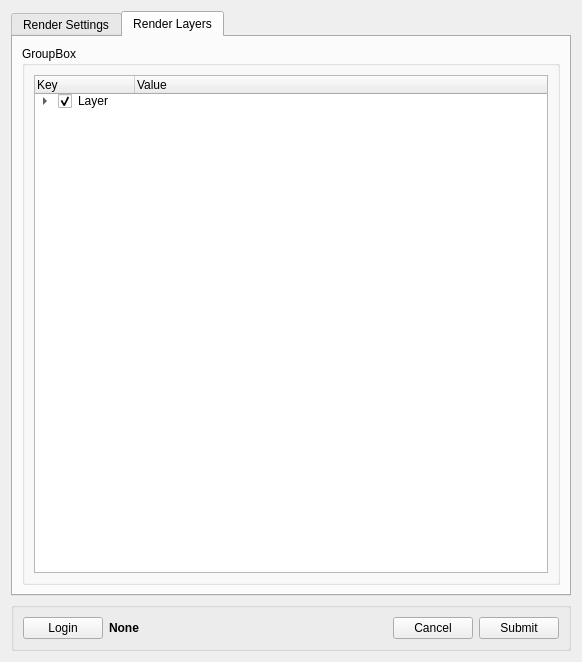
<?xml version="1.0" encoding="UTF-8"?>
<ui version="4.0">
 <class>Form</class>
 <widget class="QWidget" name="Form">
  <property name="geometry">
   <rect>
    <x>0</x>
    <y>0</y>
    <width>582</width>
    <height>615</height>
   </rect>
  </property>
  <property name="windowTitle">
   <string>Form</string>
  </property>
  <layout class="QVBoxLayout" name="verticalLayout">
   <item>
    <widget class="QTabWidget" name="tabWidget">
     <property name="currentIndex">
      <number>1</number>
     </property>
     <widget class="QWidget" name="render_settings">
      <attribute name="title">
       <string>Render Settings</string>
      </attribute>
      <layout class="QVBoxLayout" name="verticalLayout_2">
       <item>
        <widget class="QGroupBox" name="groupBox">
         <property name="title">
          <string/>
         </property>
         <layout class="QVBoxLayout" name="verticalLayout_7">
          <item>
           <layout class="QVBoxLayout" name="verticalLayout_3">
            <item>
             <widget class="QGroupBox" name="job_properties">
              <property name="sizePolicy">
               <sizepolicy hsizetype="Expanding" vsizetype="Fixed">
                <horstretch>0</horstretch>
                <verstretch>0</verstretch>
               </sizepolicy>
              </property>
              <property name="minimumSize">
               <size>
                <width>0</width>
                <height>0</height>
               </size>
              </property>
              <property name="maximumSize">
               <size>
                <width>16777215</width>
                <height>16777215</height>
               </size>
              </property>
              <property name="font">
               <font>
                <family>Geneva</family>
                <weight>50</weight>
                <bold>false</bold>
               </font>
              </property>
              <property name="title">
               <string>Job Properties</string>
              </property>
              <layout class="QVBoxLayout" name="verticalLayout_4">
               <item>
                <layout class="QVBoxLayout" name="job_properties_vlayout">
                 <property name="spacing">
                  <number>2</number>
                 </property>
                 <property name="sizeConstraint">
                  <enum>QLayout::SetDefaultConstraint</enum>
                 </property>
                 <item>
                  <layout class="QHBoxLayout" name="name_hlayout">
                   <property name="spacing">
                    <number>4</number>
                   </property>
                   <item>
                    <widget class="QLabel" name="name">
                     <property name="sizePolicy">
                      <sizepolicy hsizetype="Fixed" vsizetype="Preferred">
                       <horstretch>0</horstretch>
                       <verstretch>0</verstretch>
                      </sizepolicy>
                     </property>
                     <property name="minimumSize">
                      <size>
                       <width>200</width>
                       <height>0</height>
                      </size>
                     </property>
                     <property name="maximumSize">
                      <size>
                       <width>200</width>
                       <height>16777215</height>
                      </size>
                     </property>
                     <property name="text">
                      <string>Name</string>
                     </property>
                     <property name="alignment">
                      <set>Qt::AlignLeading|Qt::AlignLeft|Qt::AlignVCenter</set>
                     </property>
                    </widget>
                   </item>
                   <item>
                    <widget class="QLineEdit" name="name_field">
                     <property name="sizePolicy">
                      <sizepolicy hsizetype="Expanding" vsizetype="Expanding">
                       <horstretch>0</horstretch>
                       <verstretch>0</verstretch>
                      </sizepolicy>
                     </property>
                    </widget>
                   </item>
                  </layout>
                 </item>
                 <item>
                  <layout class="QHBoxLayout" name="description_hlayout">
                   <property name="spacing">
                    <number>4</number>
                   </property>
                   <item>
                    <widget class="QLabel" name="description">
                     <property name="sizePolicy">
                      <sizepolicy hsizetype="Fixed" vsizetype="Preferred">
                       <horstretch>0</horstretch>
                       <verstretch>0</verstretch>
                      </sizepolicy>
                     </property>
                     <property name="minimumSize">
                      <size>
                       <width>200</width>
                       <height>0</height>
                      </size>
                     </property>
                     <property name="maximumSize">
                      <size>
                       <width>200</width>
                       <height>16777215</height>
                      </size>
                     </property>
                     <property name="text">
                      <string>Description</string>
                     </property>
                     <property name="textFormat">
                      <enum>Qt::PlainText</enum>
                     </property>
                     <property name="alignment">
                      <set>Qt::AlignLeading|Qt::AlignLeft|Qt::AlignVCenter</set>
                     </property>
                    </widget>
                   </item>
                   <item>
                    <widget class="QLineEdit" name="description_field">
                     <property name="sizePolicy">
                      <sizepolicy hsizetype="Expanding" vsizetype="Expanding">
                       <horstretch>0</horstretch>
                       <verstretch>0</verstretch>
                      </sizepolicy>
                     </property>
                    </widget>
                   </item>
                  </layout>
                 </item>
                 <item>
                  <layout class="QHBoxLayout" name="priority_hlayout">
                   <property name="spacing">
                    <number>4</number>
                   </property>
                   <item>
                    <widget class="QLabel" name="priority">
                     <property name="sizePolicy">
                      <sizepolicy hsizetype="Fixed" vsizetype="Preferred">
                       <horstretch>0</horstretch>
                       <verstretch>0</verstretch>
                      </sizepolicy>
                     </property>
                     <property name="minimumSize">
                      <size>
                       <width>200</width>
                       <height>0</height>
                      </size>
                     </property>
                     <property name="maximumSize">
                      <size>
                       <width>200</width>
                       <height>16777215</height>
                      </size>
                     </property>
                     <property name="text">
                      <string>Priority</string>
                     </property>
                     <property name="alignment">
                      <set>Qt::AlignLeading|Qt::AlignLeft|Qt::AlignVCenter</set>
                     </property>
                    </widget>
                   </item>
                   <item>
                    <widget class="QLineEdit" name="priority_field">
                     <property name="sizePolicy">
                      <sizepolicy hsizetype="Expanding" vsizetype="Expanding">
                       <horstretch>0</horstretch>
                       <verstretch>0</verstretch>
                      </sizepolicy>
                     </property>
                     <property name="minimumSize">
                      <size>
                       <width>0</width>
                       <height>0</height>
                      </size>
                     </property>
                     <property name="maximumSize">
                      <size>
                       <width>100</width>
                       <height>16777215</height>
                      </size>
                     </property>
                     <property name="text">
                      <string>50</string>
                     </property>
                    </widget>
                   </item>
                   <item>
                    <spacer name="priority_spacer">
                     <property name="orientation">
                      <enum>Qt::Horizontal</enum>
                     </property>
                     <property name="sizeHint" stdset="0">
                      <size>
                       <width>40</width>
                       <height>20</height>
                      </size>
                     </property>
                    </spacer>
                   </item>
                  </layout>
                 </item>
                 <item>
                  <layout class="QHBoxLayout" name="job_retry_hlayout">
                   <property name="spacing">
                    <number>4</number>
                   </property>
                   <item>
                    <widget class="QLabel" name="job_retry_count">
                     <property name="sizePolicy">
                      <sizepolicy hsizetype="Fixed" vsizetype="Preferred">
                       <horstretch>0</horstretch>
                       <verstretch>0</verstretch>
                      </sizepolicy>
                     </property>
                     <property name="minimumSize">
                      <size>
                       <width>200</width>
                       <height>0</height>
                      </size>
                     </property>
                     <property name="maximumSize">
                      <size>
                       <width>200</width>
                       <height>16777215</height>
                      </size>
                     </property>
                     <property name="text">
                      <string>Max Fail Task Count</string>
                     </property>
                     <property name="alignment">
                      <set>Qt::AlignLeading|Qt::AlignLeft|Qt::AlignVCenter</set>
                     </property>
                    </widget>
                   </item>
                   <item>
                    <widget class="QLineEdit" name="job_retry_field">
                     <property name="minimumSize">
                      <size>
                       <width>100</width>
                       <height>0</height>
                      </size>
                     </property>
                     <property name="maximumSize">
                      <size>
                       <width>100</width>
                       <height>16777215</height>
                      </size>
                     </property>
                     <property name="text">
                      <string>100</string>
                     </property>
                    </widget>
                   </item>
                   <item>
                    <spacer name="job_retry_hspacer">
                     <property name="orientation">
                      <enum>Qt::Horizontal</enum>
                     </property>
                     <property name="sizeHint" stdset="0">
                      <size>
                       <width>40</width>
                       <height>20</height>
                      </size>
                     </property>
                    </spacer>
                   </item>
                  </layout>
                 </item>
                 <item>
                  <layout class="QHBoxLayout" name="task_retry_hlayout">
                   <property name="spacing">
                    <number>4</number>
                   </property>
                   <item>
                    <widget class="QLabel" name="task_retry">
                     <property name="sizePolicy">
                      <sizepolicy hsizetype="Fixed" vsizetype="Preferred">
                       <horstretch>0</horstretch>
                       <verstretch>0</verstretch>
                      </sizepolicy>
                     </property>
                     <property name="minimumSize">
                      <size>
                       <width>200</width>
                       <height>0</height>
                      </size>
                     </property>
                     <property name="maximumSize">
                      <size>
                       <width>200</width>
                       <height>16777215</height>
                      </size>
                     </property>
                     <property name="text">
                      <string>Max Retry Per Task</string>
                     </property>
                     <property name="alignment">
                      <set>Qt::AlignLeading|Qt::AlignLeft|Qt::AlignVCenter</set>
                     </property>
                    </widget>
                   </item>
                   <item>
                    <widget class="QLineEdit" name="task_retry_field">
                     <property name="sizePolicy">
                      <sizepolicy hsizetype="Expanding" vsizetype="Expanding">
                       <horstretch>0</horstretch>
                       <verstretch>0</verstretch>
                      </sizepolicy>
                     </property>
                     <property name="minimumSize">
                      <size>
                       <width>100</width>
                       <height>0</height>
                      </size>
                     </property>
                     <property name="maximumSize">
                      <size>
                       <width>100</width>
                       <height>16777215</height>
                      </size>
                     </property>
                     <property name="text">
                      <string>20</string>
                     </property>
                    </widget>
                   </item>
                   <item>
                    <spacer name="teak_retry_spacer">
                     <property name="orientation">
                      <enum>Qt::Horizontal</enum>
                     </property>
                     <property name="sizeHint" stdset="0">
                      <size>
                       <width>40</width>
                       <height>20</height>
                      </size>
                     </property>
                    </spacer>
                   </item>
                  </layout>
                 </item>
                 <item>
                  <layout class="QHBoxLayout" name="frames_hlayout">
                   <property name="spacing">
                    <number>4</number>
                   </property>
                   <item>
                    <widget class="QCheckBox" name="frames_override">
                     <property name="minimumSize">
                      <size>
                       <width>200</width>
                       <height>0</height>
                      </size>
                     </property>
                     <property name="maximumSize">
                      <size>
                       <width>200</width>
                       <height>16777215</height>
                      </size>
                     </property>
                     <property name="layoutDirection">
                      <enum>Qt::LeftToRight</enum>
                     </property>
                     <property name="text">
                      <string>Override Frames</string>
                     </property>
                    </widget>
                   </item>
                   <item>
                    <widget class="QLineEdit" name="frames_field">
                     <property name="minimumSize">
                      <size>
                       <width>0</width>
                       <height>0</height>
                      </size>
                     </property>
                     <property name="maximumSize">
                      <size>
                       <width>16777215</width>
                       <height>16777215</height>
                      </size>
                     </property>
                    </widget>
                   </item>
                  </layout>
                 </item>
                 <item>
                  <layout class="QHBoxLayout" name="width_hlayout">
                   <property name="spacing">
                    <number>4</number>
                   </property>
                   <item>
                    <widget class="QLabel" name="width">
                     <property name="minimumSize">
                      <size>
                       <width>200</width>
                       <height>0</height>
                      </size>
                     </property>
                     <property name="maximumSize">
                      <size>
                       <width>200</width>
                       <height>16777215</height>
                      </size>
                     </property>
                     <property name="text">
                      <string>Image Width</string>
                     </property>
                     <property name="alignment">
                      <set>Qt::AlignLeading|Qt::AlignLeft|Qt::AlignVCenter</set>
                     </property>
                    </widget>
                   </item>
                   <item>
                    <widget class="QLineEdit" name="width_field">
                     <property name="minimumSize">
                      <size>
                       <width>100</width>
                       <height>0</height>
                      </size>
                     </property>
                     <property name="maximumSize">
                      <size>
                       <width>100</width>
                       <height>16777215</height>
                      </size>
                     </property>
                    </widget>
                   </item>
                   <item>
                    <spacer name="width_spacer">
                     <property name="orientation">
                      <enum>Qt::Horizontal</enum>
                     </property>
                     <property name="sizeHint" stdset="0">
                      <size>
                       <width>40</width>
                       <height>20</height>
                      </size>
                     </property>
                    </spacer>
                   </item>
                  </layout>
                 </item>
                 <item>
                  <layout class="QHBoxLayout" name="height_hlayout">
                   <property name="spacing">
                    <number>4</number>
                   </property>
                   <item>
                    <widget class="QLabel" name="height">
                     <property name="minimumSize">
                      <size>
                       <width>200</width>
                       <height>0</height>
                      </size>
                     </property>
                     <property name="maximumSize">
                      <size>
                       <width>200</width>
                       <height>16777215</height>
                      </size>
                     </property>
                     <property name="text">
                      <string>Image Height</string>
                     </property>
                     <property name="alignment">
                      <set>Qt::AlignLeading|Qt::AlignLeft|Qt::AlignVCenter</set>
                     </property>
                    </widget>
                   </item>
                   <item>
                    <widget class="QLineEdit" name="height_field">
                     <property name="minimumSize">
                      <size>
                       <width>100</width>
                       <height>0</height>
                      </size>
                     </property>
                     <property name="maximumSize">
                      <size>
                       <width>100</width>
                       <height>16777215</height>
                      </size>
                     </property>
                    </widget>
                   </item>
                   <item>
                    <spacer name="height_spacer">
                     <property name="orientation">
                      <enum>Qt::Horizontal</enum>
                     </property>
                     <property name="sizeHint" stdset="0">
                      <size>
                       <width>40</width>
                       <height>20</height>
                      </size>
                     </property>
                    </spacer>
                   </item>
                  </layout>
                 </item>
                 <item>
                  <layout class="QHBoxLayout" name="horizontalLayout_5">
                   <property name="spacing">
                    <number>4</number>
                   </property>
                   <property name="sizeConstraint">
                    <enum>QLayout::SetDefaultConstraint</enum>
                   </property>
                   <item>
                    <widget class="QLabel" name="initial_state">
                     <property name="sizePolicy">
                      <sizepolicy hsizetype="Fixed" vsizetype="Fixed">
                       <horstretch>0</horstretch>
                       <verstretch>0</verstretch>
                      </sizepolicy>
                     </property>
                     <property name="minimumSize">
                      <size>
                       <width>200</width>
                       <height>21</height>
                      </size>
                     </property>
                     <property name="maximumSize">
                      <size>
                       <width>200</width>
                       <height>16777215</height>
                      </size>
                     </property>
                     <property name="text">
                      <string>Initial State</string>
                     </property>
                     <property name="alignment">
                      <set>Qt::AlignLeading|Qt::AlignLeft|Qt::AlignVCenter</set>
                     </property>
                    </widget>
                   </item>
                   <item>
                    <widget class="QComboBox" name="initial_state_control">
                     <property name="sizePolicy">
                      <sizepolicy hsizetype="Expanding" vsizetype="Fixed">
                       <horstretch>0</horstretch>
                       <verstretch>0</verstretch>
                      </sizepolicy>
                     </property>
                     <property name="minimumSize">
                      <size>
                       <width>220</width>
                       <height>21</height>
                      </size>
                     </property>
                     <property name="maximumSize">
                      <size>
                       <width>220</width>
                       <height>21</height>
                      </size>
                     </property>
                     <item>
                      <property name="text">
                       <string>Ready</string>
                      </property>
                     </item>
                     <item>
                      <property name="text">
                       <string>Suspended</string>
                      </property>
                     </item>
                    </widget>
                   </item>
                   <item>
                    <spacer name="initial_state_hspacer">
                     <property name="orientation">
                      <enum>Qt::Horizontal</enum>
                     </property>
                     <property name="sizeType">
                      <enum>QSizePolicy::Expanding</enum>
                     </property>
                     <property name="sizeHint" stdset="0">
                      <size>
                       <width>50</width>
                       <height>20</height>
                      </size>
                     </property>
                    </spacer>
                   </item>
                  </layout>
                 </item>
                 <item>
                  <spacer name="job_properties_vspacer">
                   <property name="orientation">
                    <enum>Qt::Vertical</enum>
                   </property>
                   <property name="sizeHint" stdset="0">
                    <size>
                     <width>20</width>
                     <height>20</height>
                    </size>
                   </property>
                  </spacer>
                 </item>
                </layout>
               </item>
              </layout>
             </widget>
            </item>
            <item>
             <widget class="QGroupBox" name="deadline_cloud_settings">
              <property name="minimumSize">
               <size>
                <width>0</width>
                <height>0</height>
               </size>
              </property>
              <property name="maximumSize">
               <size>
                <width>16777215</width>
                <height>16777215</height>
               </size>
              </property>
              <property name="title">
               <string>DeadlineCloud Settings</string>
              </property>
              <layout class="QVBoxLayout" name="verticalLayout_5">
               <item>
                <layout class="QVBoxLayout" name="deadline_cloud_vlayout">
                 <property name="spacing">
                  <number>2</number>
                 </property>
                 <item>
                  <layout class="QHBoxLayout" name="queue_hlayout">
                   <property name="spacing">
                    <number>4</number>
                   </property>
                   <item>
                    <widget class="QLabel" name="farm_label">
                     <property name="minimumSize">
                      <size>
                       <width>200</width>
                       <height>0</height>
                      </size>
                     </property>
                     <property name="maximumSize">
                      <size>
                       <width>200</width>
                       <height>16777215</height>
                      </size>
                     </property>
                     <property name="text">
                      <string>Farm</string>
                     </property>
                     <property name="alignment">
                      <set>Qt::AlignLeading|Qt::AlignLeft|Qt::AlignVCenter</set>
                     </property>
                    </widget>
                   </item>
                   <item>
                    <widget class="QComboBox" name="farm_combo">
                     <property name="minimumSize">
                      <size>
                       <width>220</width>
                       <height>0</height>
                      </size>
                     </property>
                     <property name="maximumSize">
                      <size>
                       <width>220</width>
                       <height>16777215</height>
                      </size>
                     </property>
                    </widget>
                   </item>
                   <item>
                    <spacer name="farm_spacer">
                     <property name="orientation">
                      <enum>Qt::Horizontal</enum>
                     </property>
                     <property name="sizeHint" stdset="0">
                      <size>
                       <width>40</width>
                       <height>20</height>
                      </size>
                     </property>
                    </spacer>
                   </item>
                  </layout>
                 </item>
                 <item>
                  <layout class="QHBoxLayout" name="farm_hlayout">
                   <property name="spacing">
                    <number>4</number>
                   </property>
                   <item>
                    <widget class="QLabel" name="queue_label">
                     <property name="minimumSize">
                      <size>
                       <width>200</width>
                       <height>0</height>
                      </size>
                     </property>
                     <property name="maximumSize">
                      <size>
                       <width>200</width>
                       <height>16777215</height>
                      </size>
                     </property>
                     <property name="text">
                      <string>Queue</string>
                     </property>
                     <property name="alignment">
                      <set>Qt::AlignLeading|Qt::AlignLeft|Qt::AlignVCenter</set>
                     </property>
                    </widget>
                   </item>
                   <item>
                    <widget class="QComboBox" name="queue_combo">
                     <property name="minimumSize">
                      <size>
                       <width>220</width>
                       <height>21</height>
                      </size>
                     </property>
                     <property name="maximumSize">
                      <size>
                       <width>220</width>
                       <height>16777215</height>
                      </size>
                     </property>
                    </widget>
                   </item>
                   <item>
                    <spacer name="queue_spacer">
                     <property name="orientation">
                      <enum>Qt::Horizontal</enum>
                     </property>
                     <property name="sizeHint" stdset="0">
                      <size>
                       <width>40</width>
                       <height>20</height>
                      </size>
                     </property>
                    </spacer>
                   </item>
                  </layout>
                 </item>
                 <item>
                  <layout class="QHBoxLayout" name="fleet__attr_hlayout">
                   <property name="spacing">
                    <number>4</number>
                   </property>
                   <item>
                    <widget class="QLabel" name="fleet_attr">
                     <property name="minimumSize">
                      <size>
                       <width>200</width>
                       <height>0</height>
                      </size>
                     </property>
                     <property name="maximumSize">
                      <size>
                       <width>200</width>
                       <height>16777215</height>
                      </size>
                     </property>
                     <property name="text">
                      <string>Fleet Attribute</string>
                     </property>
                     <property name="alignment">
                      <set>Qt::AlignLeading|Qt::AlignLeft|Qt::AlignVCenter</set>
                     </property>
                    </widget>
                   </item>
                   <item>
                    <widget class="QComboBox" name="fleet_attr_combo">
                     <property name="minimumSize">
                      <size>
                       <width>220</width>
                       <height>0</height>
                      </size>
                     </property>
                     <property name="maximumSize">
                      <size>
                       <width>220</width>
                       <height>16777215</height>
                      </size>
                     </property>
                    </widget>
                   </item>
                   <item>
                    <spacer name="fleet_attr_spacer">
                     <property name="orientation">
                      <enum>Qt::Horizontal</enum>
                     </property>
                     <property name="sizeHint" stdset="0">
                      <size>
                       <width>40</width>
                       <height>20</height>
                      </size>
                     </property>
                    </spacer>
                   </item>
                  </layout>
                 </item>
                </layout>
               </item>
               <item>
                <spacer name="deadline_cloud_vspacer">
                 <property name="orientation">
                  <enum>Qt::Vertical</enum>
                 </property>
                 <property name="sizeHint" stdset="0">
                  <size>
                   <width>20</width>
                   <height>20</height>
                  </size>
                 </property>
                </spacer>
               </item>
              </layout>
             </widget>
            </item>
            <item>
             <widget class="QGroupBox" name="maya_scene_file">
              <property name="minimumSize">
               <size>
                <width>0</width>
                <height>0</height>
               </size>
              </property>
              <property name="maximumSize">
               <size>
                <width>16777215</width>
                <height>16777215</height>
               </size>
              </property>
              <property name="title">
               <string>Maya Scene File</string>
              </property>
              <layout class="QVBoxLayout" name="verticalLayout_6">
               <item>
                <layout class="QVBoxLayout" name="maya_scene_vlayout">
                 <property name="spacing">
                  <number>2</number>
                 </property>
                 <item>
                  <layout class="QHBoxLayout" name="path_hlayout">
                   <property name="spacing">
                    <number>4</number>
                   </property>
                   <item>
                    <widget class="QLabel" name="path">
                     <property name="minimumSize">
                      <size>
                       <width>200</width>
                       <height>0</height>
                      </size>
                     </property>
                     <property name="maximumSize">
                      <size>
                       <width>200</width>
                       <height>16777215</height>
                      </size>
                     </property>
                     <property name="text">
                      <string>Project Path</string>
                     </property>
                     <property name="alignment">
                      <set>Qt::AlignLeading|Qt::AlignLeft|Qt::AlignVCenter</set>
                     </property>
                    </widget>
                   </item>
                   <item>
                    <widget class="QLineEdit" name="path_field"/>
                   </item>
                  </layout>
                 </item>
                 <item>
                  <layout class="QHBoxLayout" name="output_hlayout">
                   <property name="spacing">
                    <number>4</number>
                   </property>
                   <item>
                    <widget class="QLabel" name="output">
                     <property name="minimumSize">
                      <size>
                       <width>200</width>
                       <height>0</height>
                      </size>
                     </property>
                     <property name="maximumSize">
                      <size>
                       <width>200</width>
                       <height>16777215</height>
                      </size>
                     </property>
                     <property name="text">
                      <string>Output File Path</string>
                     </property>
                     <property name="alignment">
                      <set>Qt::AlignLeading|Qt::AlignLeft|Qt::AlignVCenter</set>
                     </property>
                    </widget>
                   </item>
                   <item>
                    <widget class="QLineEdit" name="output_field"/>
                   </item>
                  </layout>
                 </item>
                 <item>
                  <spacer name="maya_scene_vspacer">
                   <property name="orientation">
                    <enum>Qt::Vertical</enum>
                   </property>
                   <property name="sizeHint" stdset="0">
                    <size>
                     <width>20</width>
                     <height>20</height>
                    </size>
                   </property>
                  </spacer>
                 </item>
                </layout>
               </item>
              </layout>
             </widget>
            </item>
           </layout>
          </item>
         </layout>
        </widget>
       </item>
      </layout>
     </widget>
     <widget class="QWidget" name="render_layers">
      <attribute name="title">
       <string>Render Layers</string>
      </attribute>
      <layout class="QVBoxLayout" name="verticalLayout_11">
       <item>
        <widget class="QGroupBox" name="render_layer_group">
         <property name="title">
          <string>GroupBox</string>
         </property>
         <layout class="QVBoxLayout" name="verticalLayout_10">
          <item>
           <layout class="QVBoxLayout" name="render_layer_vlayout">
            <item>
             <widget class="QTreeWidget" name="render_layer_tree">
              <column>
               <property name="text">
                <string>Key</string>
               </property>
              </column>
              <column>
               <property name="text">
                <string>Value</string>
               </property>
              </column>
              <item>
               <property name="text">
                <string>Layer</string>
               </property>
               <property name="checkState">
                <enum>Checked</enum>
               </property>
               <property name="text">
                <string/>
               </property>
               <item>
                <property name="text">
                 <string>Image Size</string>
                </property>
                <property name="text">
                 <string/>
                </property>
                <property name="flags">
                 <set>ItemIsDragEnabled|ItemIsDropEnabled|ItemIsUserCheckable|ItemIsEnabled</set>
                </property>
                <item>
                 <property name="text">
                  <string>width</string>
                 </property>
                 <property name="text">
                  <string>2048</string>
                 </property>
                 <property name="flags">
                  <set>ItemIsSelectable|ItemIsDragEnabled|ItemIsDropEnabled|ItemIsEnabled</set>
                 </property>
                </item>
                <item>
                 <property name="text">
                  <string>height</string>
                 </property>
                 <property name="text">
                  <string>1024</string>
                 </property>
                 <property name="flags">
                  <set>ItemIsSelectable|ItemIsDragEnabled|ItemIsDropEnabled|ItemIsEnabled</set>
                 </property>
                </item>
               </item>
               <item>
                <property name="text">
                 <string>Frame Range</string>
                </property>
                <property name="text">
                 <string>101-105</string>
                </property>
                <property name="flags">
                 <set>ItemIsSelectable|ItemIsDragEnabled|ItemIsDropEnabled|ItemIsEnabled</set>
                </property>
               </item>
              </item>
             </widget>
            </item>
           </layout>
          </item>
         </layout>
        </widget>
       </item>
      </layout>
     </widget>
    </widget>
   </item>
   <item>
    <widget class="QGroupBox" name="buttonGroupBox">
     <property name="minimumSize">
      <size>
       <width>0</width>
       <height>0</height>
      </size>
     </property>
     <property name="maximumSize">
      <size>
       <width>16777215</width>
       <height>16777215</height>
      </size>
     </property>
     <property name="title">
      <string/>
     </property>
     <layout class="QHBoxLayout" name="horizontalLayout_2">
      <item>
       <layout class="QHBoxLayout" name="horizontalLayout">
        <item>
         <widget class="QPushButton" name="login_button">
          <property name="styleSheet">
           <string notr="true">green: rgb(0, 255, 0);red: rgb(170, 0, 0)</string>
          </property>
          <property name="text">
           <string>Login</string>
          </property>
         </widget>
        </item>
        <item>
         <widget class="QLabel" name="login_label">
          <property name="font">
           <font>
            <weight>75</weight>
            <bold>true</bold>
           </font>
          </property>
          <property name="lineWidth">
           <number>0</number>
          </property>
          <property name="text">
           <string>None</string>
          </property>
         </widget>
        </item>
        <item>
         <spacer name="horizontalSpacer">
          <property name="orientation">
           <enum>Qt::Horizontal</enum>
          </property>
          <property name="sizeHint" stdset="0">
           <size>
            <width>40</width>
            <height>20</height>
           </size>
          </property>
         </spacer>
        </item>
        <item>
         <widget class="QPushButton" name="cancel_button">
          <property name="text">
           <string>Cancel</string>
          </property>
         </widget>
        </item>
        <item>
         <widget class="QPushButton" name="submit_button">
          <property name="text">
           <string>Submit</string>
          </property>
         </widget>
        </item>
       </layout>
      </item>
     </layout>
    </widget>
   </item>
  </layout>
 </widget>
 <resources/>
 <connections/>
</ui>
